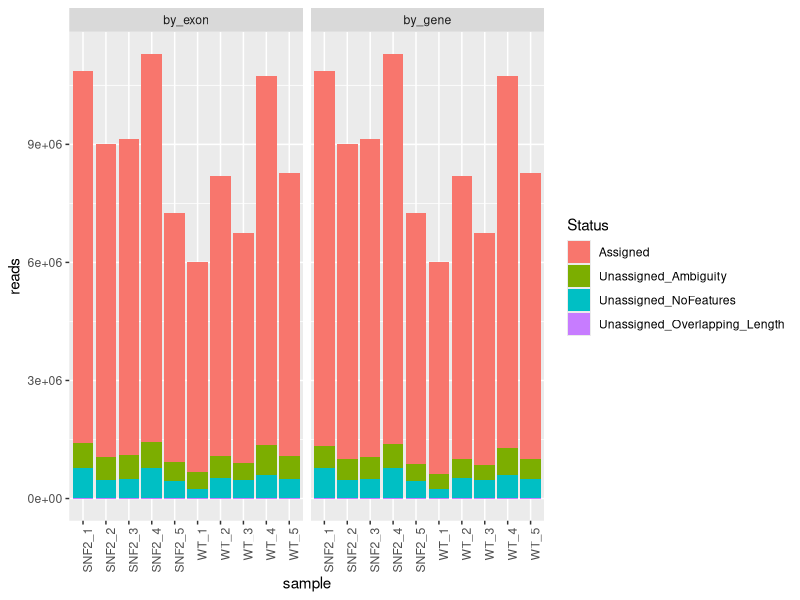

This figure's R source:
## ---- chunk 1
knitr::opts_chunk$set(echo = TRUE)
## ---- chunk 2
library(data.table)
suppressMessages(library(tidyverse))
## ---- chunk 3
r_exon <- fread("featCounts_Gierlinski_genes.exon.txt")
r_gene <- fread("featCounts_Gierlinski_genes.gene.txt")

rename <- gsub("_Aligned.*$", "", x = colnames(r_exon))
rename <- gsub("^.*alignment/", "", x = rename)
colnames(r_exon) <- rename
colnames(r_gene) <- rename


r_exon$file <- rep("by_exon", nrow(r_exon))
r_gene$file <- rep("by_gene", nrow(r_gene))
r_exon
r_gene

r_exon %>%
  rbind.data.frame(r_gene) %>%
  filter(Status == "Assigned" | Status == "Unassigned_NoFeatures" | Status == "Unassigned_Overlapping_Length" | Status == "Unassigned_Ambiguity") %>%
  gather(-Status, -file, key = "sample", value = "reads") %>%
  ggplot()+
  geom_bar(aes(sample, reads, fill = Status), stat = "identity", position = "stack")+
  facet_wrap(~file)+
  theme(axis.text.x = element_text(angle = 90, hjust = 1))
